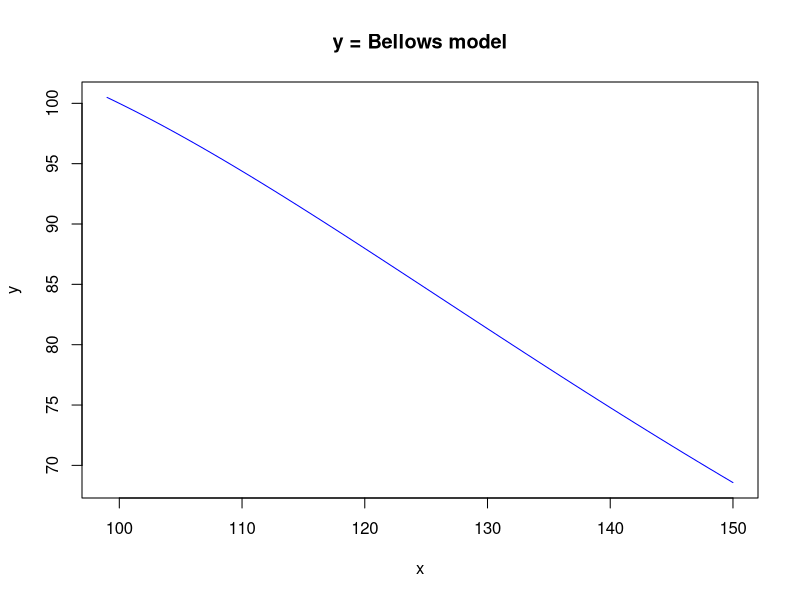

The R source for this figure:
## ---- chunk 1
knitr::opts_chunk$set(echo = TRUE)
## ---- chunk 2
b = 3 # we'll start with b = 3
x <- seq(99, 150, by = 1) # I am creatimg a data set beginning from 99 to 150(exclusive) with increaments of 1 (for n = 50)
plot(x, (2*x)/(1 + (0.01 * x)^b), main = "y = Bellows model", ylab = "y", type = "l", col = "blue")
